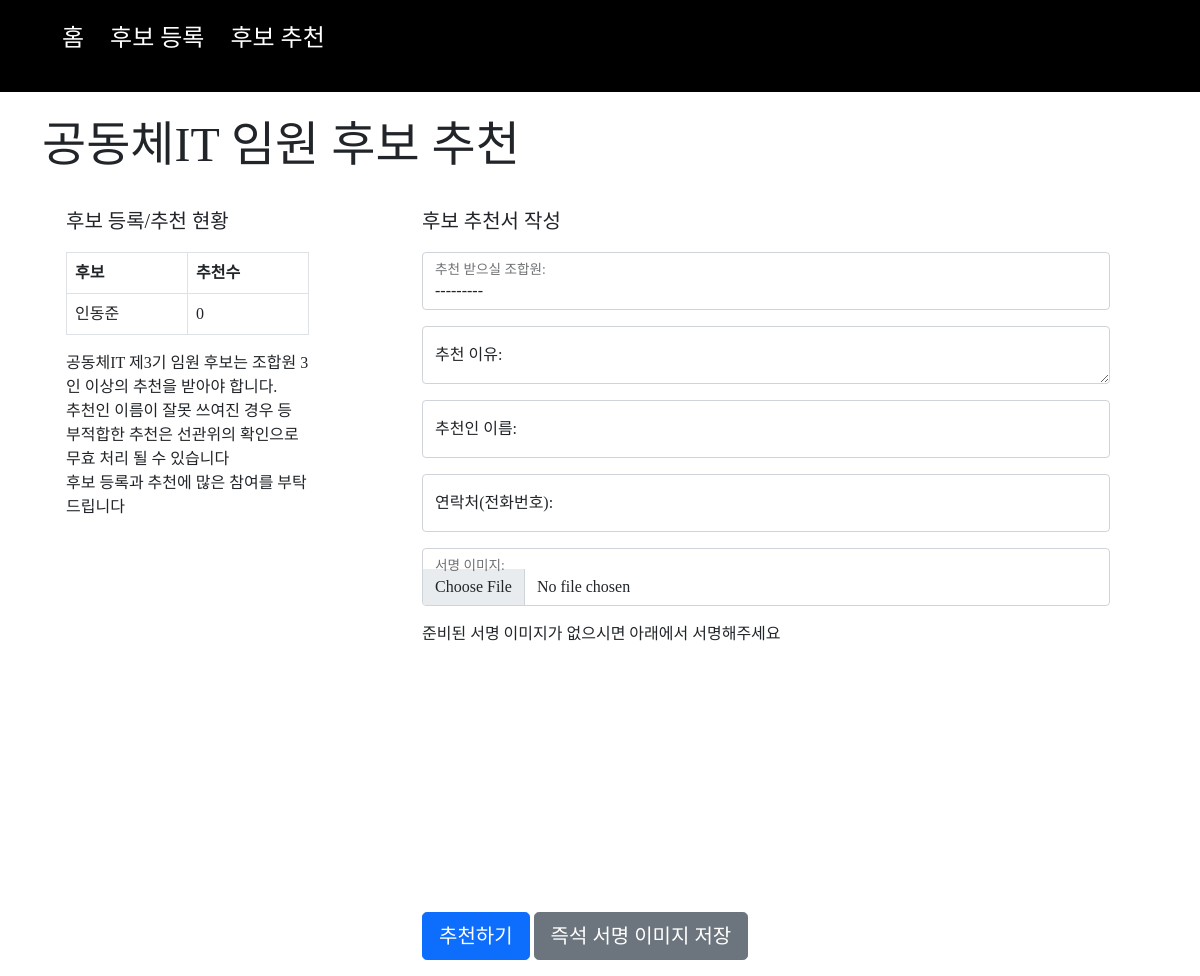
/candidates/recommend, run on an earlier commit of the app's database.
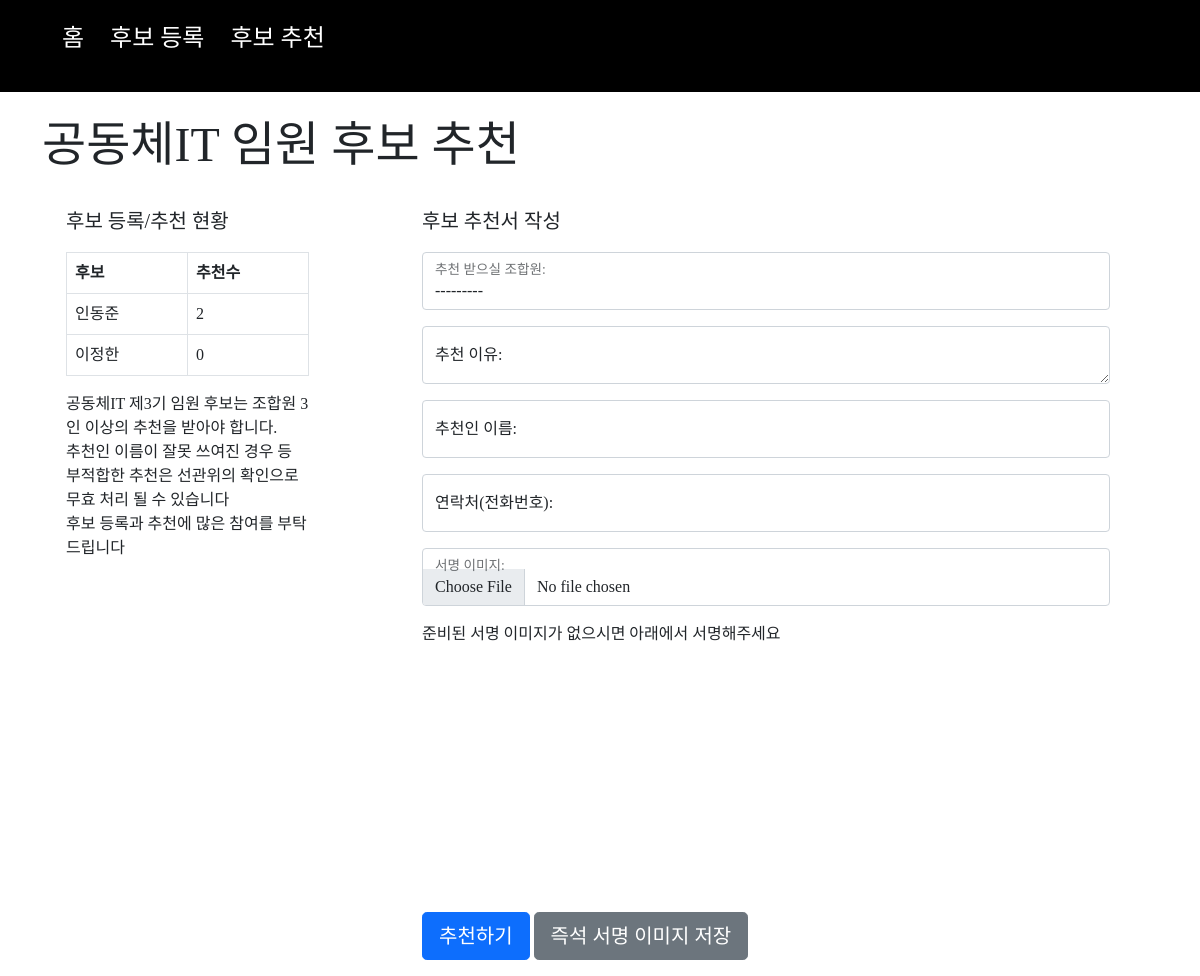
And on a later commit of the database.
### candidates/models.py (models this page shows)
class Candidate(models.Model):
    candidate_name = models.CharField(max_length=64)
    resident_number = models.CharField(max_length=16, null=False, blank=False)
    address = models.CharField(max_length=128, null=False, blank=False)
    type = models.CharField(max_length=12, null=False, blank=False)
    pledge = models.TextField(default='', null=False, blank=False)
    contact = models.CharField(max_length=64, null=False, blank=False)
    career1 = models.CharField(max_length=64, null=False, blank=False)
    career2 = models.CharField(default='', max_length=64, null=True, blank=True)
    signature = models.FileField(blank=True, null=True, upload_to="uploads/candidates/%Y/%m")
    available = models.CharField(max_length=12, null=True, blank=True, default='접수')
    recommendation_count = models.IntegerField(default=0)
    created_at = models.DateTimeField(auto_now_add=True, null=False)
    def __str__(self):
        return self.candidate_name

### candidates/views.py (the view)
# urls.py: path('recommend', views.recommend, name='recommend'),
def recommend(request):
    message = ''
    if request.method == 'POST':
        form = RecommendationForm(request.POST, request.FILES)
        if form.is_valid():
            recommendation = form.save(commit=False)
            if recommendation.is_over():
                message = recommendation.recommender + '님의 추천가능수를 초과했습니다. 앞의 추천을 변경하시려면 선관위에 문의해주세요'
            elif recommendation.is_exists():
                message = recommendation.recommender + '님은 ' + recommendation.candidate.candidate_name + ' 후보를 이미 추천하셨습니다. 앞의 추천을 변경하시려면 선관위에 문의해주세요'
            else:
                recommendation.created_at = timezone.now()
                image_data = request.POST.get('new_signature_img', '')
                if not recommendation.signature:
                    if image_data != '':
                        filepath = getattr(settings, 'MEDIA_ROOT', None)
                        filename = filepath + '/' + 'new_sign_' + recommendation.recommender + '.png'
                        image_data = image_data[22:]
                        new_signature = open(filename, 'wb')
                        new_signature.write(base64.b64decode(image_data))
                        new_signature.close()
                        recommendation.signature = filename
                recommendation.save()
                message = recommendation.candidate.candidate_name + '님이 추천되었습니다.'
            form = RecommendationForm(initial={'recommender': recommendation.recommender, 'contact': recommendation.contact})
        else:
            message = '후보 추천에 실패했습니다. 다시 확인해주세요'
    else:
        form = RecommendationForm()
    candidates = Candidate.objects.all
    context = { 'form': form, 'message': message, 'candidates': candidates }
    return render(request, 'candidates/recommend.html', context)

### templates/candidates/recommend.html (shortened to what this page needs)
{% extends "layouts/layout.html" %}
{% block head_add %}
  <link href="/static/css/literallycanvas.css?{% now "U" %}" rel="stylesheet">
{% endblock %}
{% block content %}
<br>
<h1 class="display-5">공동체IT 임원 후보 추천</h1>
<br>
<div class="container row">
  <div class="col-sm-3">
    <p class="lead">후보 등록/추천 현황</p>
    <table class="table table-bordered">
      <tr>
        <th>후보</th><th>추천수</th>
      </tr>
      {% for candidate in candidates %}
      <tr>
        <td>{{ candidate }}</td><td>{{ candidate.recommendation_count }}</td>
      </tr>
      {% empty %}
      <tr>
        <td colspan="2">아직 등록한 후보자가 없습니다</td>
      </tr>
      {% endfor %}
    </table>
    <p>
      공동체IT 제3기 임원 후보는 조합원 3인 이상의 추천을 받아야 합니다. <br>
      추천인 이름이 잘못 쓰여진 경우 등 부적합한 추천은 선관위의 확인으로 무효 처리 될 수 있습니다
      <br>
      후보 등록과 추천에 많은 참여를 부탁드립니다</p>
  </div>
  <div class="col-sm-1"></div>
  <div class="col-sm-8">
    <p class="lead">후보 추천서 작성</p>
    <form id="recommendation_form" action="" class="form-horizontal" method="post" enctype="multipart/form-data">
      {% for field in form %}
      <div class="mb-3 form-floating">
        {{ field }}
        <label for="id_{{ field.name }}">{{ field.label_tag }}</label>
      </div>
      {% endfor %}
      <p>준비된 서명 이미지가 없으시면 아래에서 서명해주세요</p>
      <div class="new_signature"></div>
      <p>
        <button type="submit" id="recommend" class="btn btn-lg btn-primary">추천하기</button>
        <a download="sign.png" id="export_new_sign" class="btn btn-lg btn-secondary">즉석 서명 이미지 저장</a>
      </p>
    </form>
  </div>
</div>
{% endblock %}

### templates/layouts/layout.html (shortened to what this page needs)
{% load static %}
<!DOCTYPE html>
<html lang="en">
<head>
  <link href="https://cdn.jsdelivr.net/npm/bootstrap@5.0.0-beta2/dist/css/bootstrap.min.css" rel="stylesheet">
  <link href="/static/css/defaults.css?{% now "U" %}" rel="stylesheet">
  {% block head_add %}{% endblock %}
</head>
<body id="page-top">
  {% include 'top-nav.html' %}
  <div class="container" id="content">
    {% block content %}
    {% endblock %}
  </div>
</body>
</html>

### templates/top-nav.html
<div class="top-nav">
  <ul class="menu">
    <li><a href="/">홈</a></li>
    <li><a href="{% url 'candidates:register' %}">후보 등록</a></li>
    <li><a href="{% url 'candidates:recommend' %}">후보 추천</a></li>
  </ul>
</div>

### static/css/defaults.css (style rules this page uses)
body { font-family: nanumsquare; }
.top-nav { background-color: black; width: 100%; display: flex; color: white; padding: 20px; font-size: 1.5em; }
.top-nav ul { list-style: none; }
.top-nav li { display: inline; padding: 10px; }
.top-nav a { color: white; text-decoration: none; }
.new_signature { width: 500px; height: 250px; }

What changed in the data, as far as the page shows it:
changed Candidate "인동준": recommendation_count "0" → "2"
added Candidate: candidate_name "이정한", recommendation_count "0"
